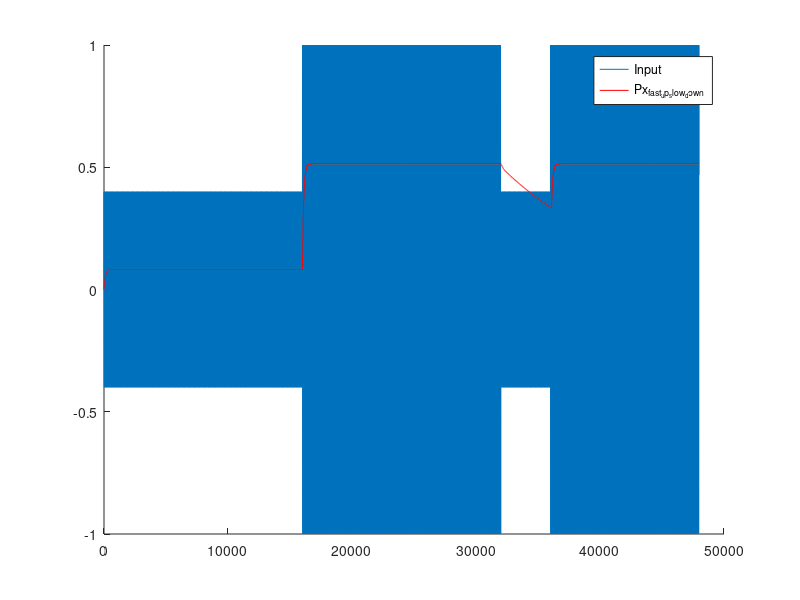

Reproduce this figure in MATLAB.
clc
clear
close all

T    = 3;     % Time in Seconds
Fs   = 16000; % Sample Rate
Freq = 440;  % Frequency in Hertz
t = [0 : (Freq*2*pi)/Fs : Freq*2*pi*T];
x = sin(t)*0.4;
x(floor(end/3):floor(2/3*end)) = x(floor(end/3):floor(2/3*end))*2.5;
x(floor(3/4*end):floor(end)) = x(floor(3/4*end):floor(end))*2.5;

alpha = 0.01;   %fast
beta = 0.0002; %slow

P_x_fast = zeros(size(x));
P_weighted = zeros(size(x));

for n = 1 : length(x)
    P_x_fast(n+1) = (1-alpha)*P_x_fast(n) + alpha*x(n)*conj(x(n));
    P_weighted(n+1)=max(P_x_fast(n+1),P_weighted(n));

    slope = P_x_fast(n+1) - P_x_fast(n);

    if(slope <= 0)
        P_weighted(n+1) = (1-beta)*P_weighted(n+1);
    end
end

hold on
plot_size = Fs*T - 20;
plot(x(1:plot_size))
plot(P_weighted(1:plot_size), 'r')
%plot(Px_slow(1:plot_size), 'y')
%plot(y(1:plot_size), 'g')
%plot(y, 'g')
legend('Input', 'Px_{fast_up_slow_down}'); %, 'Px_{slow}', 'Output')

%soundsc(y, Fs);